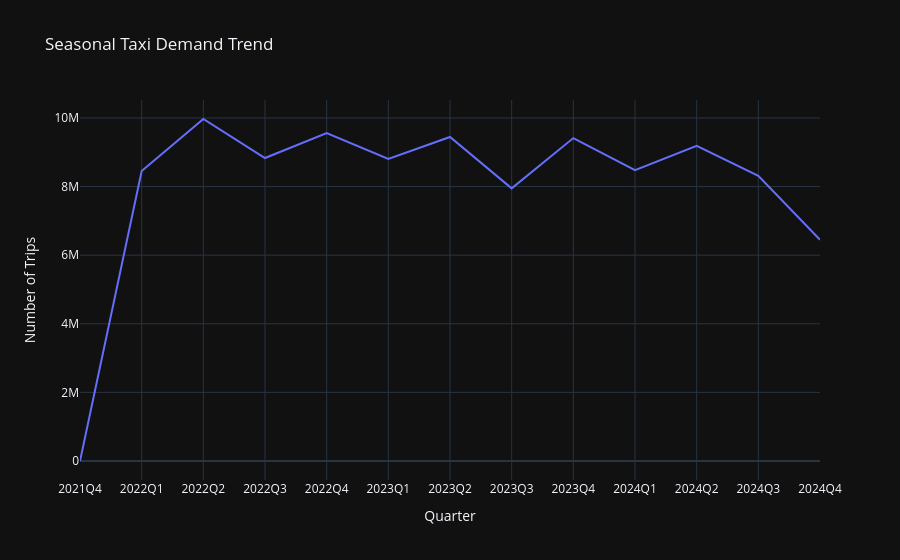

Notebook source saved alongside this figure:
### Code cell
# 4. Seasonal Demand Trend (Grouping by Quarters)
fig_seasonal = px.line(
    seasonal_demand,
    x='quarter',
    y='total_trips',
    title='Seasonal Taxi Demand Trend',
    labels={'quarter': 'Quarter', 'total_trips': 'Number of Trips'},
    template='plotly_dark'
)
fig_seasonal.show("png")

### Figure 1 — Plotly figure (JSON) as saved in the notebook; plotly's stock layout.template omitted (floating-point values rounded to 4 significant figures)
{"data": [{"hovertemplate": "Quarter=%{x}<br>Number of Trips=%{y}<extra></extra>", "legendgroup": "", "line": {"color": "#636efa", "dash": "solid"}, "marker": {"symbol": "circle"}, "mode": "lines", "name": "", "orientation": "v", "showlegend": false, "type": "scatter", "x": ["2021Q4", "2022Q1", "2022Q2", "2022Q3", "2022Q4", "2023Q1", "2023Q2", "2023Q3", "2023Q4", "2024Q1", "2024Q2", "2024Q3", "2024Q4"], "xaxis": "x", "y": [23, 8455467, 9969918, 8831679, 9561129, 8808178, 9445156, 7947309, 9413471, 8480258, 9188249, 8312786, 6450581], "yaxis": "y"}], "layout": {"legend": {"tracegroupgap": 0}, "title": {"text": "Seasonal Taxi Demand Trend"}, "xaxis": {"anchor": "y", "domain": [0, 1], "title": {"text": "Quarter"}}, "yaxis": {"anchor": "x", "domain": [0, 1], "title": {"text": "Number of Trips"}}}}
